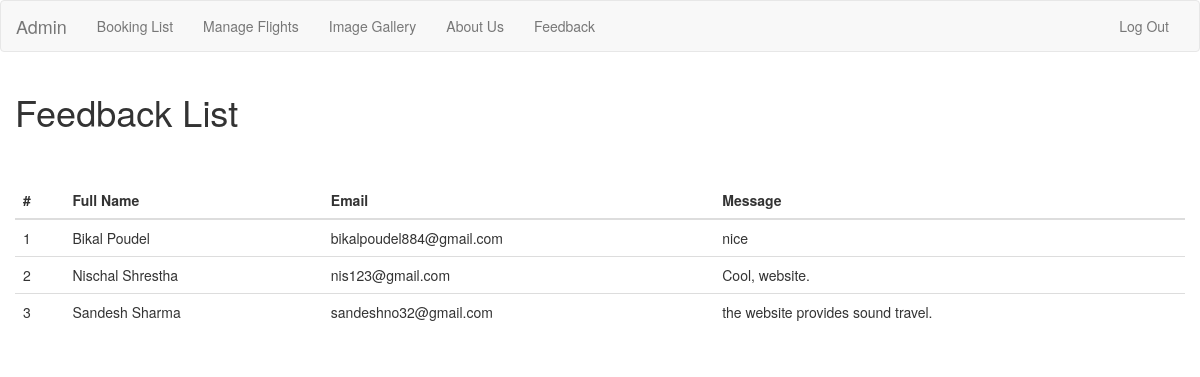
Screenshot of /admin/dashboard/dashboard.php?page=feedback with the database file from the repository.
### tables this page shows
CREATE TABLE `feedback` (
  `id` int(11) NOT NULL,
  `name` varchar(255) NOT NULL,
  `email` varchar(255) NOT NULL,
  `message` varchar(255) NOT NULL
);

### admin/dashboard/page/feedback.php (the view)
<?php
include '../../config/connection.php';
$result=$con->query("SELECT * FROM feedback");
 ?>
<section>
  <div class="container-fluid">
    <h1>Feedback List</h1>
    <br><br>
    <table class="table table-strived">
      <thead>
        <tr>
        <th>#</th>
        <th>Full Name</th>
        <th>Email</th>
        <th>Message</th>
      </tr>
      </thead>
      <tbody>
        <?php
        while ($row = $result->fetch_assoc()):
          ?>
        <tr>
          <td><?= $row['id'] ?></td>
          <td><?= $row['name'] ?></td>
          <td><?= $row['email'] ?></td>
          <td><?= $row['message'] ?></td>
        </tr>
        <?php endwhile; ?>
      </tbody>
    </table>
  </div>
</section>

### rows the page displays
feedback: id "1", name "Bikal Poudel", email "bikalpoudel884@gmail.com", message "nice"
feedback: id "2", name "Nischal Shrestha", email "nis123@gmail.com", message "Cool, website."
feedback: id "3", name "Sandesh Sharma", email "sandeshno32@gmail.com", message "the website provides sound travel."
